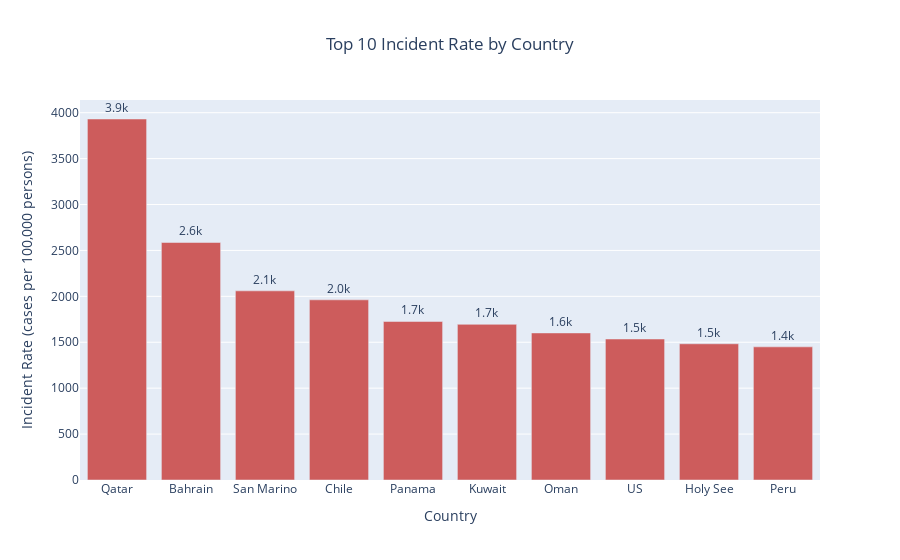

Here is the notebook cell this chart was saved with:
### Code cell
Incident_Rate = country_df.sort_values('Incident_Rate', ascending= False).head(10)

fig = go.Figure(data=[
    go.Bar(
        x=Incident_Rate['Country'], 
        y=Incident_Rate['Incident_Rate'], 
        text=Incident_Rate['Incident_Rate'], 
        marker_color='indianred')
])

# Change the bar mode
fig.update_layout(
    barmode='group',
    title_text='Top 10 Incident Rate by Country',
    title_x=.5,
    xaxis={"title":"Country", "zeroline":False},
    yaxis={"title":"Incident Rate (cases per 100,000 persons)", "zeroline":False}
),
fig.update_traces(texttemplate='%{text:.2s}', textposition='outside'),


fig.show()

### Figure 1 — Plotly figure (JSON) as saved in the notebook; plotly's stock layout.template omitted (floating-point values rounded to 4 significant figures)
{"data": [{"marker": {"color": "indianred"}, "text": [3931.0, 2586.0, 2060.0, 1962.0, 1726.0, 1695.0, 1602.0, 1535.0, 1483.0, 1450.0], "textposition": "outside", "texttemplate": "%{text:.2s}", "type": "bar", "x": ["Qatar", "Bahrain", "San Marino", "Chile", "Panama", "Kuwait", "Oman", "US", "Holy See", "Peru"], "y": [3931.0, 2586.0, 2060.0, 1962.0, 1726.0, 1695.0, 1602.0, 1535.0, 1483.0, 1450.0]}], "layout": {"barmode": "group", "title": {"text": "Top 10 Incident Rate by Country", "x": 0.5}, "xaxis": {"title": {"text": "Country"}, "zeroline": false}, "yaxis": {"title": {"text": "Incident Rate (cases per 100,000 persons)"}, "zeroline": false}}}
